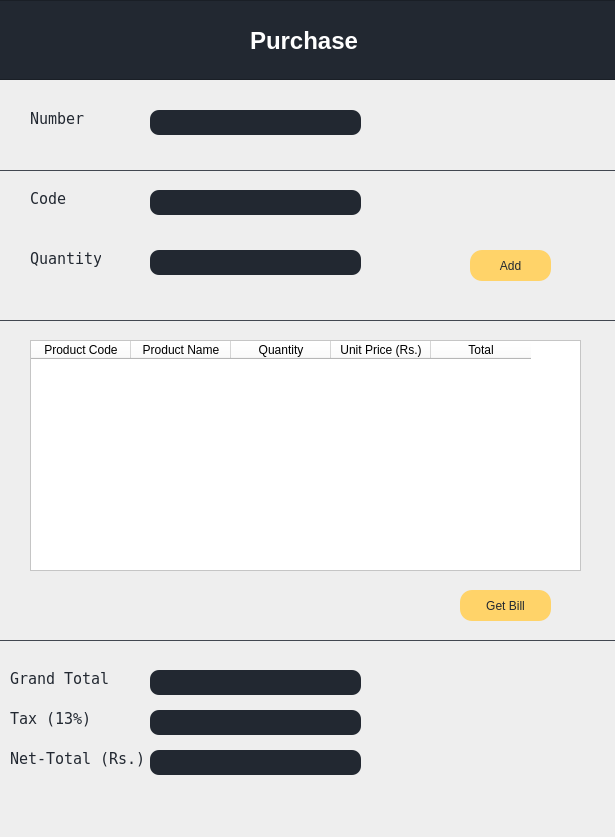
<?xml version="1.0" encoding="UTF-8"?>
<ui version="4.0">
 <class>purchase</class>
 <widget class="QDialog" name="purchase">
  <property name="geometry">
   <rect>
    <x>0</x>
    <y>0</y>
    <width>615</width>
    <height>837</height>
   </rect>
  </property>
  <property name="windowTitle">
   <string>Dialog</string>
  </property>
  <property name="styleSheet">
   <string notr="true">QFrame
{
	background-color: rgb(34, 40, 49);
	
}



QDialog
{
	background-color: rgb(238, 238, 238);
}



QLabel
{
	background-color:rgb(238, 238, 238);
	color: rgb(34, 40, 49);
	font: 11pt &quot;DejaVu Sans Mono&quot;;
}

QLineEdit
{

	color:rgb(238, 238, 238);
	background-color: rgb(34, 40, 49);
	border-radius: 9px;
	font: 9pt &quot;DejaVu Sans Mono&quot;;

}


QPushButton
{
	border-radius: 12px;
	background-color: rgb(255, 211, 105);
	color: rgb(34, 40, 49);
	font: 700 11pt &quot;DejaVu Sans Mono&quot;;
	
	
}




</string>
  </property>
  <widget class="QFrame" name="frame">
   <property name="geometry">
    <rect>
     <x>-30</x>
     <y>0</y>
     <width>841</width>
     <height>80</height>
    </rect>
   </property>
   <property name="styleSheet">
    <string notr="true">font: 700 18pt &quot;Ubuntu&quot;;
background-color: rgb(34, 40, 49);
color:rgb(238, 238, 238);
</string>
   </property>
   <property name="frameShape">
    <enum>QFrame::StyledPanel</enum>
   </property>
   <property name="frameShadow">
    <enum>QFrame::Raised</enum>
   </property>
   <widget class="QLabel" name="label">
    <property name="geometry">
     <rect>
      <x>280</x>
      <y>20</y>
      <width>191</width>
      <height>41</height>
     </rect>
    </property>
    <property name="font">
     <font>
      <family>Ubuntu</family>
      <pointsize>18</pointsize>
      <italic>false</italic>
      <bold>true</bold>
     </font>
    </property>
    <property name="styleSheet">
     <string notr="true">color: rgb(255, 255, 255);</string>
    </property>
    <property name="text">
     <string>Purchase</string>
    </property>
   </widget>
  </widget>
  <widget class="Line" name="line2_2">
   <property name="geometry">
    <rect>
     <x>-250</x>
     <y>170</y>
     <width>1300</width>
     <height>1</height>
    </rect>
   </property>
   <property name="styleSheet">
    <string notr="true">background-color:rgb(57, 62, 70);</string>
   </property>
   <property name="orientation">
    <enum>Qt::Horizontal</enum>
   </property>
  </widget>
  <widget class="QLineEdit" name="errorNumber">
   <property name="geometry">
    <rect>
     <x>150</x>
     <y>140</y>
     <width>211</width>
     <height>26</height>
    </rect>
   </property>
   <property name="font">
    <font>
     <family>DejaVu Sans Mono</family>
     <pointsize>9</pointsize>
     <italic>false</italic>
     <bold>false</bold>
    </font>
   </property>
   <property name="styleSheet">
    <string notr="true">background-color:rgb(238, 238, 238) ;
color: rgb(192, 28, 40);
font: 9pt &quot;DejaVu Sans Mono&quot;;
</string>
   </property>
   <property name="text">
    <string/>
   </property>
  </widget>
  <widget class="QLabel" name="label_2">
   <property name="geometry">
    <rect>
     <x>30</x>
     <y>110</y>
     <width>91</width>
     <height>17</height>
    </rect>
   </property>
   <property name="font">
    <font>
     <family>DejaVu Sans Mono</family>
     <pointsize>11</pointsize>
     <italic>false</italic>
     <bold>false</bold>
    </font>
   </property>
   <property name="text">
    <string>Number</string>
   </property>
  </widget>
  <widget class="QLineEdit" name="numberIn">
   <property name="geometry">
    <rect>
     <x>150</x>
     <y>110</y>
     <width>211</width>
     <height>25</height>
    </rect>
   </property>
   <property name="font">
    <font>
     <family>DejaVu Sans Mono</family>
     <pointsize>9</pointsize>
     <italic>false</italic>
     <bold>false</bold>
    </font>
   </property>
   <property name="text">
    <string/>
   </property>
   <property name="echoMode">
    <enum>QLineEdit::Normal</enum>
   </property>
  </widget>
  <widget class="QLineEdit" name="quantityIn">
   <property name="geometry">
    <rect>
     <x>150</x>
     <y>250</y>
     <width>211</width>
     <height>25</height>
    </rect>
   </property>
   <property name="font">
    <font>
     <family>DejaVu Sans Mono</family>
     <pointsize>9</pointsize>
     <italic>false</italic>
     <bold>false</bold>
    </font>
   </property>
   <property name="text">
    <string/>
   </property>
   <property name="echoMode">
    <enum>QLineEdit::Normal</enum>
   </property>
  </widget>
  <widget class="QLabel" name="label_4">
   <property name="geometry">
    <rect>
     <x>30</x>
     <y>250</y>
     <width>71</width>
     <height>17</height>
    </rect>
   </property>
   <property name="font">
    <font>
     <family>DejaVu Sans Mono</family>
     <pointsize>11</pointsize>
     <italic>false</italic>
     <bold>false</bold>
    </font>
   </property>
   <property name="text">
    <string>Quantity</string>
   </property>
  </widget>
  <widget class="QLineEdit" name="codeIn">
   <property name="geometry">
    <rect>
     <x>150</x>
     <y>190</y>
     <width>211</width>
     <height>25</height>
    </rect>
   </property>
   <property name="font">
    <font>
     <family>DejaVu Sans Mono</family>
     <pointsize>9</pointsize>
     <italic>false</italic>
     <bold>false</bold>
    </font>
   </property>
   <property name="text">
    <string/>
   </property>
   <property name="echoMode">
    <enum>QLineEdit::Normal</enum>
   </property>
  </widget>
  <widget class="QLineEdit" name="errorCode">
   <property name="geometry">
    <rect>
     <x>150</x>
     <y>220</y>
     <width>221</width>
     <height>26</height>
    </rect>
   </property>
   <property name="font">
    <font>
     <family>DejaVu Sans Mono</family>
     <pointsize>9</pointsize>
     <italic>false</italic>
     <bold>false</bold>
    </font>
   </property>
   <property name="styleSheet">
    <string notr="true">background-color:rgb(238, 238, 238) ;
color: rgb(192, 28, 40);
font: 9pt &quot;DejaVu Sans Mono&quot;;
</string>
   </property>
   <property name="text">
    <string/>
   </property>
  </widget>
  <widget class="QLabel" name="label_3">
   <property name="geometry">
    <rect>
     <x>30</x>
     <y>190</y>
     <width>51</width>
     <height>17</height>
    </rect>
   </property>
   <property name="font">
    <font>
     <family>DejaVu Sans Mono</family>
     <pointsize>11</pointsize>
     <italic>false</italic>
     <bold>false</bold>
    </font>
   </property>
   <property name="text">
    <string>Code</string>
   </property>
  </widget>
  <widget class="QPushButton" name="pushproduct">
   <property name="geometry">
    <rect>
     <x>470</x>
     <y>250</y>
     <width>81</width>
     <height>31</height>
    </rect>
   </property>
   <property name="text">
    <string>Add</string>
   </property>
  </widget>
  <widget class="Line" name="line2_3">
   <property name="geometry">
    <rect>
     <x>-310</x>
     <y>320</y>
     <width>1300</width>
     <height>1</height>
    </rect>
   </property>
   <property name="styleSheet">
    <string notr="true">background-color:rgb(57, 62, 70);</string>
   </property>
   <property name="orientation">
    <enum>Qt::Horizontal</enum>
   </property>
  </widget>
  <widget class="QLineEdit" name="errorQuantity">
   <property name="geometry">
    <rect>
     <x>150</x>
     <y>280</y>
     <width>221</width>
     <height>26</height>
    </rect>
   </property>
   <property name="font">
    <font>
     <family>DejaVu Sans Mono</family>
     <pointsize>9</pointsize>
     <italic>false</italic>
     <bold>false</bold>
    </font>
   </property>
   <property name="styleSheet">
    <string notr="true">background-color:rgb(238, 238, 238) ;
color: rgb(192, 28, 40);
font: 9pt &quot;DejaVu Sans Mono&quot;;
</string>
   </property>
   <property name="text">
    <string/>
   </property>
  </widget>
  <widget class="QTableWidget" name="purchaseInfo">
   <property name="geometry">
    <rect>
     <x>30</x>
     <y>340</y>
     <width>551</width>
     <height>231</height>
    </rect>
   </property>
   <property name="styleSheet">
    <string notr="true">background-color: rgb(255, 255, 255);
font: 500 11pt &quot;Ubuntu&quot;;
color: rgb(0, 0, 0);
text-align: left;</string>
   </property>
   <column>
    <property name="text">
     <string>Product Code</string>
    </property>
   </column>
   <column>
    <property name="text">
     <string>Product Name</string>
    </property>
   </column>
   <column>
    <property name="text">
     <string>Quantity</string>
    </property>
   </column>
   <column>
    <property name="text">
     <string>Unit Price (Rs.)</string>
    </property>
   </column>
   <column>
    <property name="text">
     <string>Total</string>
    </property>
   </column>
  </widget>
  <widget class="QLabel" name="label_5">
   <property name="geometry">
    <rect>
     <x>10</x>
     <y>670</y>
     <width>131</width>
     <height>17</height>
    </rect>
   </property>
   <property name="font">
    <font>
     <family>DejaVu Sans Mono</family>
     <pointsize>11</pointsize>
     <italic>false</italic>
     <bold>false</bold>
    </font>
   </property>
   <property name="text">
    <string>Grand Total </string>
   </property>
  </widget>
  <widget class="QLabel" name="label_6">
   <property name="geometry">
    <rect>
     <x>10</x>
     <y>710</y>
     <width>121</width>
     <height>17</height>
    </rect>
   </property>
   <property name="font">
    <font>
     <family>DejaVu Sans Mono</family>
     <pointsize>11</pointsize>
     <italic>false</italic>
     <bold>false</bold>
    </font>
   </property>
   <property name="text">
    <string>Tax (13%) </string>
   </property>
  </widget>
  <widget class="QLabel" name="label_7">
   <property name="geometry">
    <rect>
     <x>10</x>
     <y>750</y>
     <width>141</width>
     <height>17</height>
    </rect>
   </property>
   <property name="font">
    <font>
     <family>DejaVu Sans Mono</family>
     <pointsize>11</pointsize>
     <italic>false</italic>
     <bold>false</bold>
    </font>
   </property>
   <property name="text">
    <string>Net-Total (Rs.)</string>
   </property>
  </widget>
  <widget class="QLineEdit" name="grandtotalOut">
   <property name="geometry">
    <rect>
     <x>150</x>
     <y>670</y>
     <width>211</width>
     <height>25</height>
    </rect>
   </property>
   <property name="font">
    <font>
     <family>DejaVu Sans Mono</family>
     <pointsize>9</pointsize>
     <italic>false</italic>
     <bold>false</bold>
    </font>
   </property>
   <property name="text">
    <string/>
   </property>
   <property name="echoMode">
    <enum>QLineEdit::Normal</enum>
   </property>
  </widget>
  <widget class="QLineEdit" name="taxOut">
   <property name="geometry">
    <rect>
     <x>150</x>
     <y>710</y>
     <width>211</width>
     <height>25</height>
    </rect>
   </property>
   <property name="font">
    <font>
     <family>DejaVu Sans Mono</family>
     <pointsize>9</pointsize>
     <italic>false</italic>
     <bold>false</bold>
    </font>
   </property>
   <property name="text">
    <string/>
   </property>
   <property name="echoMode">
    <enum>QLineEdit::Normal</enum>
   </property>
  </widget>
  <widget class="QLineEdit" name="nettotalOut">
   <property name="geometry">
    <rect>
     <x>150</x>
     <y>750</y>
     <width>211</width>
     <height>25</height>
    </rect>
   </property>
   <property name="font">
    <font>
     <family>DejaVu Sans Mono</family>
     <pointsize>9</pointsize>
     <italic>false</italic>
     <bold>false</bold>
    </font>
   </property>
   <property name="text">
    <string/>
   </property>
   <property name="echoMode">
    <enum>QLineEdit::Normal</enum>
   </property>
  </widget>
  <widget class="QPushButton" name="getBill">
   <property name="geometry">
    <rect>
     <x>460</x>
     <y>590</y>
     <width>91</width>
     <height>31</height>
    </rect>
   </property>
   <property name="text">
    <string>Get Bill</string>
   </property>
  </widget>
  <widget class="Line" name="line2_4">
   <property name="geometry">
    <rect>
     <x>-170</x>
     <y>640</y>
     <width>1300</width>
     <height>1</height>
    </rect>
   </property>
   <property name="styleSheet">
    <string notr="true">background-color:rgb(57, 62, 70);</string>
   </property>
   <property name="orientation">
    <enum>Qt::Horizontal</enum>
   </property>
  </widget>
  <widget class="QLineEdit" name="purchaseSucessful">
   <property name="geometry">
    <rect>
     <x>180</x>
     <y>790</y>
     <width>141</width>
     <height>26</height>
    </rect>
   </property>
   <property name="font">
    <font>
     <family>DejaVu Sans Mono</family>
     <pointsize>9</pointsize>
     <italic>false</italic>
     <bold>false</bold>
    </font>
   </property>
   <property name="styleSheet">
    <string notr="true">background-color:rgb(238, 238, 238) ;
color: rgb(192, 28, 40);
font: 9pt &quot;DejaVu Sans Mono&quot;;
</string>
   </property>
   <property name="text">
    <string/>
   </property>
  </widget>
 </widget>
 <resources/>
 <connections>
  <connection>
   <sender>numberIn</sender>
   <signal>textChanged(QString)</signal>
   <receiver>errorNumber</receiver>
   <slot>clear()</slot>
   <hints>
    <hint type="sourcelabel">
     <x>337</x>
     <y>126</y>
    </hint>
    <hint type="destinationlabel">
     <x>353</x>
     <y>149</y>
    </hint>
   </hints>
  </connection>
  <connection>
   <sender>codeIn</sender>
   <signal>textChanged(QString)</signal>
   <receiver>errorCode</receiver>
   <slot>clear()</slot>
   <hints>
    <hint type="sourcelabel">
     <x>247</x>
     <y>208</y>
    </hint>
    <hint type="destinationlabel">
     <x>253</x>
     <y>238</y>
    </hint>
   </hints>
  </connection>
  <connection>
   <sender>quantityIn</sender>
   <signal>textChanged(QString)</signal>
   <receiver>errorQuantity</receiver>
   <slot>clear()</slot>
   <hints>
    <hint type="sourcelabel">
     <x>166</x>
     <y>269</y>
    </hint>
    <hint type="destinationlabel">
     <x>166</x>
     <y>297</y>
    </hint>
   </hints>
  </connection>
  <connection>
   <sender>numberIn</sender>
   <signal>textChanged(QString)</signal>
   <receiver>purchaseSucessful</receiver>
   <slot>clear()</slot>
   <hints>
    <hint type="sourcelabel">
     <x>283</x>
     <y>121</y>
    </hint>
    <hint type="destinationlabel">
     <x>291</x>
     <y>798</y>
    </hint>
   </hints>
  </connection>
 </connections>
</ui>
